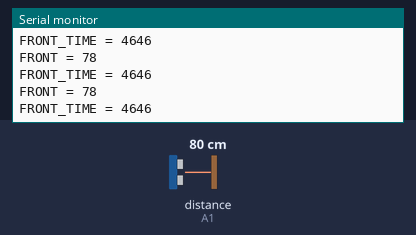
Recording of a sketch running on a simulated Arduino Uno, built with avr-gcc and run on an emulated ATmega328P. Shown: the last lines printed to the serial monitor. Wiring (inferred from the names in the program): ultrasonic range finder: trigger A0; echo A1. Inputs (shaded band) come from the test bench; at power-on: distance to the obstacle (sensor on A1) 80 cm. The echo pulse lasts 58.3 µs per cm.

Above: at 1.2 s.
1.3 s: distance to the obstacle (sensor on A1) set to 250 cm
At 2.3 s:
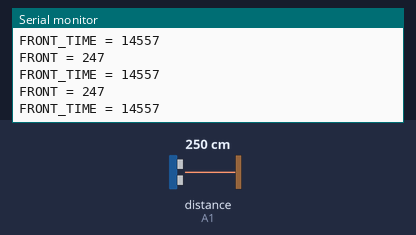
4.3 s: distance to the obstacle (sensor on A1) set to 2 cm
At 5.3 s:
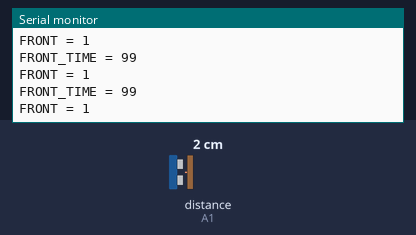
7.3 s: distance to the obstacle (sensor on A1) set to 18 cm
At 7.9 s:
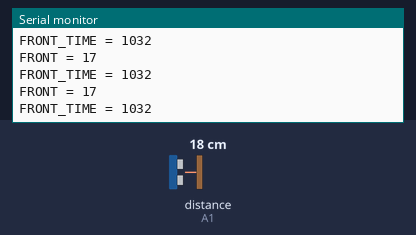
10.3 s: distance to the obstacle (sensor on A1) set to 299 cm
At 11.4 s:
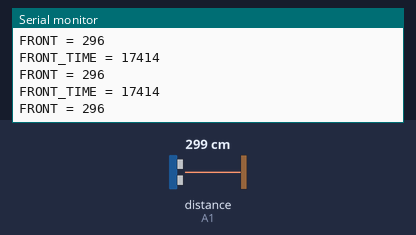
13.3 s: distance to the obstacle (sensor on A1) set to 4 cm
At 13.8 s:
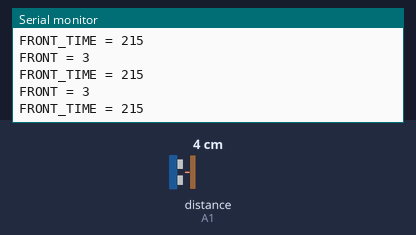
16.3 s: distance to the obstacle (sensor on A1) set to 120 cm
At 17.0 s:
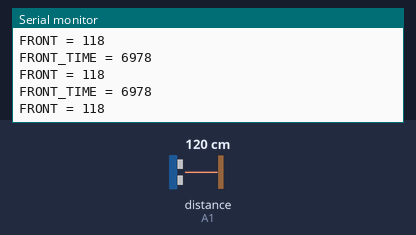
Timing chart, 0 to 19.3 s (numbered marks = the images above; inputs shaded):
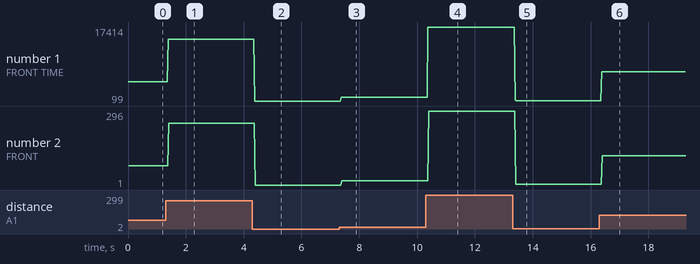

Measured:
- after the input at 1.3 s, the serial monitor: prints a new line after 0.09 s (image 1)
- after the input at 4.3 s, the serial monitor: prints a new line after 0.08 s (image 2)
- after the input at 7.3 s, the serial monitor: prints a new line after 0.08 s (image 3)
- after the input at 10.3 s, the serial monitor: prints a new line after 0.08 s (image 4)
- after the input at 13.3 s, the serial monitor: prints a new line after 0.10 s (image 5)
- after the input at 16.3 s, the serial monitor: prints a new line after 0.08 s (image 6)
- plotted number 1: 4646 → 14557 after the input at 1.3 s, 14557 → 99 after the input at 4.3 s, 99 → 1032 after the input at 7.3 s, 1032 → 17414 after the input at 10.3 s, 17414 → 215 after the input at 13.3 s
- plotted number 2: 78 → 247 after the input at 1.3 s, 247 → 1 after the input at 4.3 s, 1 → 17 after the input at 7.3 s, 17 → 296 after the input at 10.3 s, 296 → 3 after the input at 13.3 s

The sketch:

Ultrasonicsensor.ino
```cpp
// Ultrasonic sensor pins
#define TRIGPINF A0
#define ECHOPINF A1
#define TRIGPINB A3
#define ECHOPINB A2

// Stores the duration read from the front and back ultrasonic
int duration_front;
int duration_back;

// Stores the distance from the front and the back ultrasonic
int distance_front;
int distance_back;

void setup() {
  // Sets the TRIGPIN as an Output
  pinMode(TRIGPINF, OUTPUT);
  pinMode(TRIGPINB, OUTPUT);
  // Sets the ECHOPIN as an Input
  pinMode(ECHOPINF, INPUT);
  pinMode(ECHOPINB, INPUT);
  Serial.begin(9600);
}

void loop() {
  // Clears TRIGPIN
  digitalWrite(TRIGPINF, LOW);
  //digitalWrite(TRIGPINB, LOW);
  delayMicroseconds(2);
  // Sets TRIGPIN on HIGH state for 10 microseconbds
  digitalWrite(TRIGPINF, HIGH);
  //digitalWrite(TRIGPINB, HIGH);
  delayMicroseconds(10);
  digitalWrite(TRIGPINF, LOW);
  //digitalWrite(TRIGPINB, LOW);
  // Reads the ECHOPIN, returns the soundwave travel time in microseconds
  duration_front = pulseIn(ECHOPINF, HIGH);
  //duration_back = pulseIn(ECHOPINB, HIGH);
  Serial.print("FRONT_TIME = ");
  Serial.println(duration_front);
  //Serial.print("BACK_TIME = ");
  //Serial.println(duration_back);
  // Calculate the distance
  distance_front = (duration_front * 0.034) / 2;
  //distance_back = (duration_back * 0.034) / 2;
  Serial.print("FRONT = ");
  Serial.println(distance_front);
  //Serial.print("BACK = ");
  //Serial.println(distance_back);
}
```
